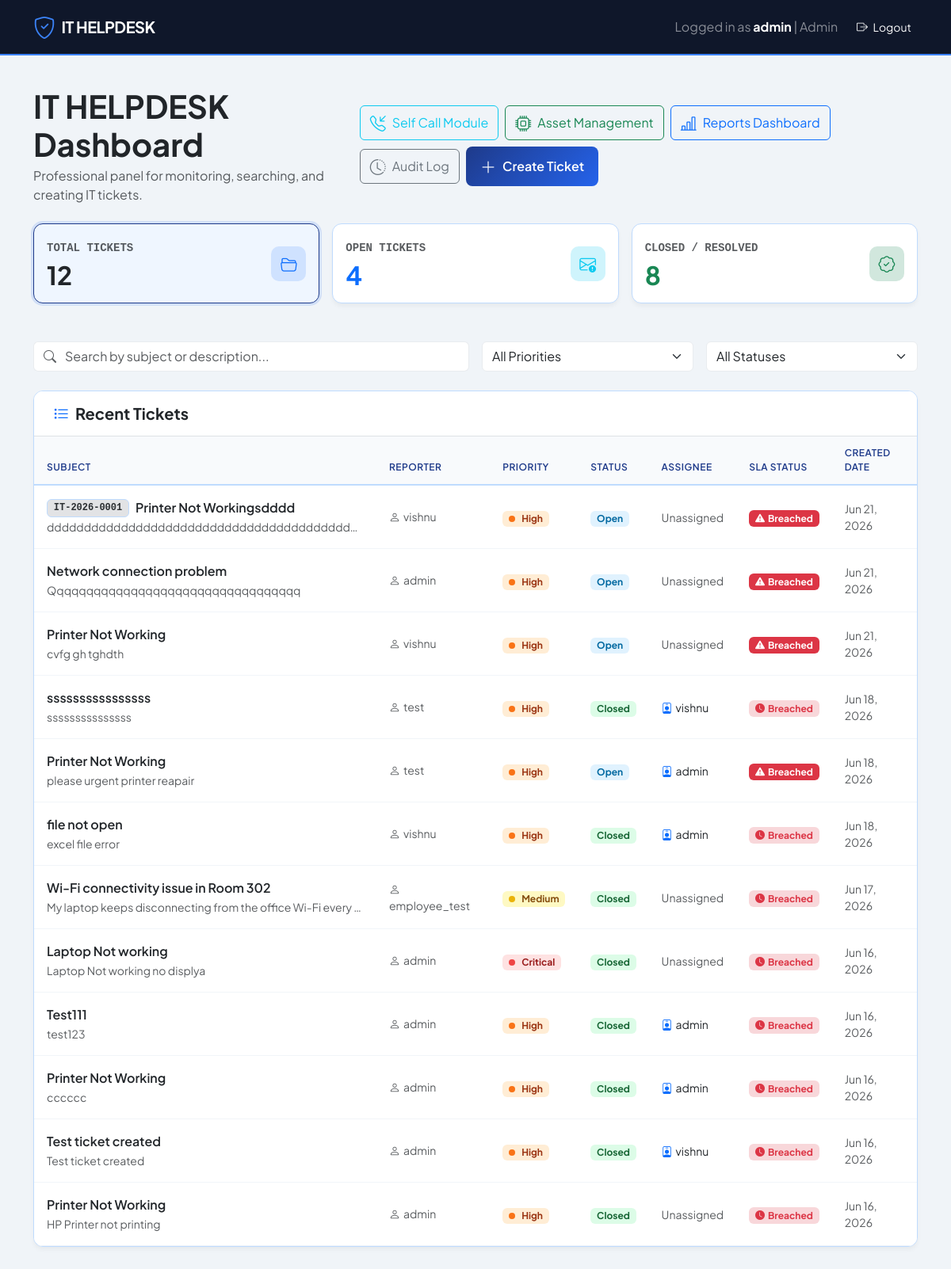
The app's page / (signed in) with its own data.
### tickets/models.py (models this page shows, shortened)
class Ticket(models.Model):
    ticket_number = models.CharField(max_length=20, unique=True, null=True, blank=True)
    subject = models.CharField(max_length=200)
    description = models.TextField()
    CATEGORY_CHOICES = [
        ('Hardware', 'Hardware'),
        ('Software', 'Software'),
        ('Network', 'Network'),
        ('Printer', 'Printer'),
        ('Email', 'Email'),
        ('SAP MM', 'SAP MM'),
        ('SAP PP', 'SAP PP'),
        ('SAP FI', 'SAP FI'),
        ('SAP SD', 'SAP SD'),
        ('Access Request', 'Access Request'),
    ]
    category = models.CharField(max_length=20, choices=CATEGORY_CHOICES, default='Software')
    PRIORITY_CHOICES = [
        ('Low', 'Low'),
        ('Medium', 'Medium'),
        ('High', 'High'),
        ('Critical', 'Critical'),
    ]
    priority = models.CharField(max_length=20, choices=PRIORITY_CHOICES)
    STATUS_CHOICES = [
        ('Open', 'Open'),
        ('In Progress', 'In Progress'),
        ('Resolved', 'Resolved'),
        ('Closed', 'Closed'),
    ]
    status = models.CharField(max_length=20, choices=STATUS_CHOICES, default='Open')
    created_at = models.DateTimeField(auto_now_add=True)
    resolved_at = models.DateTimeField(null=True, blank=True)
    created_by = models.ForeignKey(User, on_delete=models.CASCADE, related_name='created_tickets', null=True, blank=True)
    assigned_to = models.ForeignKey(User, on_delete=models.SET_NULL, related_name='assigned_tickets', null=True, blank=True)
    @property
    def sla_duration(self):
        if self.priority == 'Critical':
            return datetime.timedelta(hours=4)
        elif self.priority == 'High':
            return datetime.timedelta(hours=8)
        elif self.priority == 'Medium':
            return datetime.timedelta(hours=24)
        else:  # Low
            return datetime.timedelta(hours=48)
    @property
    def sla_deadline(self):
        if not self.created_at:
            return None
        return self.created_at + self.sla_duration
    @property
    def is_sla_breached(self):
        deadline = self.sla_deadline
        if not deadline:
            return False
        end_time = self.resolved_at if self.status in ['Resolved', 'Closed'] else timezone.now()
        if end_time is None:
            end_time = timezone.now()
        return end_time > deadline

### tickets/views.py (the view)
# urls.py: 2. Add a URL to urlpatterns:  path('', views.home, name='home')
@login_required
def home(request):
    can_manage = user_can_manage_tickets(request.user)
    if can_manage:
        tickets = Ticket.objects.all().order_by('-created_at')
    else:
        tickets = Ticket.objects.filter(created_by=request.user).order_by('-created_at')
    context = {
        'tickets': tickets,
        'total_tickets': tickets.count(),
        'open_tickets': tickets.filter(status='Open').count(),
        'in_progress_tickets': tickets.filter(status='In Progress').count(),
        'closed_tickets': tickets.filter(status__in=['Closed', 'Resolved']).count(),
        'user_role': get_user_role(request.user),
        'can_create_ticket': user_is_admin(request.user) or not can_manage,
    }
    return render(request, 'tickets/home.html', context)

### tickets/templates/tickets/home.html (shortened to what this page needs)
<!DOCTYPE html>
<html lang="en">
<head>
    <link href="https://cdn.jsdelivr.net/npm/bootstrap@5.3.3/dist/css/bootstrap.min.css" rel="stylesheet">
    <link href="https://cdn.jsdelivr.net/npm/bootstrap-icons@1.11.3/font/bootstrap-icons.min.css" rel="stylesheet">
</head>
<body>
    <nav class="navbar navbar-expand-lg navbar-dark sticky-top">
        <div class="container">
            <a class="navbar-brand d-flex align-items-center gap-2" href="/">
                <i class="bi bi-shield-check fs-3"></i>
                <span>IT HELPDESK</span>
            </a>
            <div class="collapse navbar-collapse justify-content-end" id="navbarNav">
                <div class="d-flex align-items-center mt-3 mt-lg-0 gap-3">
                    {% if request.user.is_authenticated %}
                        <span class="text-white-50">Logged in as <strong class="text-white">{{ request.user.username }}</strong> | {{ user_role.label }}</span>
                        <form action="{% url 'logout' %}" method="post" class="m-0">
                            <button type="submit" class="btn btn-outline-light btn-sm border-0"><i class="bi bi-box-arrow-right me-1"></i> Logout</button>
                        </form>
                    {% else %}
                        <a href="{% url 'login' %}" class="btn btn-outline-light btn-sm"><i class="bi bi-box-arrow-in-right me-1"></i> Login</a>
                    {% endif %}
                </div>
            </div>
        </div>
    </nav>
    <div class="container main-container">
        <div class="d-flex flex-column flex-md-row justify-content-between align-items-start align-items-md-center gap-3 mb-4">
            <div>
                <h1 class="fw-bold tracking-tight mb-1 text-dark">IT HELPDESK Dashboard</h1>
                <p class="text-muted mb-0">Professional panel for monitoring, searching, and creating IT tickets.</p>
            </div>
            <div class="d-flex align-items-center gap-2 flex-wrap">
                {% if user_role == 'ADMIN' or user_role == 'IT_SUPPORT' %}
                    <a href="{% url 'self_call_dashboard' %}" class="btn btn-outline-info d-flex align-items-center gap-2 font-medium">
                        <i class="bi bi-telephone-inbound fs-5"></i>
                        <span>Self Call Module</span>
                    </a>
                    <a href="{% url 'assets_dashboard' %}" class="btn btn-outline-success d-flex align-items-center gap-2 font-medium">
                        <i class="bi bi-cpu fs-5"></i>
                        <span>Asset Management</span>
                    </a>
                    <a href="{% url 'reports_dashboard' %}" class="btn btn-outline-primary d-flex align-items-center gap-2 font-medium">
                        <i class="bi bi-bar-chart-line fs-5"></i>
                        <span>Reports Dashboard</span>
                    </a>
                    <a href="{% url 'audit_log' %}" class="btn btn-outline-secondary d-flex align-items-center gap-2 font-medium">
                        <i class="bi bi-clock-history fs-5"></i>
                        <span>Audit Log</span>
                    </a>
                {% elif request.user.is_authenticated %}
                    <a href="{% url 'my_assets' %}" class="btn btn-outline-success d-flex align-items-center gap-2 font-medium">
                        <i class="bi bi-laptop fs-5"></i>
                        <span>My Assigned Assets</span>
                    </a>
                {% endif %}
                {% if can_create_ticket %}
                    <a href="{% url 'create_ticket' %}" class="text-decoration-none">
                        <button class="btn btn-gradient d-flex align-items-center gap-2">
                            <i class="bi bi-plus-lg fs-5"></i>
                            <span>Create Ticket</span>
                        </button>
                    </a>
                {% endif %}
            </div>
        </div>
        <div class="row g-3 mb-5">
            <div class="col-12 col-sm-4">
                <div class="card stat-card h-100 p-3" id="btn-stat-all" onclick="filterByStatus('all')">
                    <div class="d-flex align-items-center justify-content-between">
                        <div>
                            <span class="text-uppercase font-monospace text-muted small fw-semibold">Total Tickets</span>
                            <h2 class="fw-bold mt-1 mb-0 text-dark">{{ total_tickets }}</h2>
                        </div>
                        <div class="stat-icon bg-primary-subtle text-primary">
                            <i class="bi bi-folder2-open"></i>
                        </div>
                    </div>
                </div>
            </div>
            <div class="col-12 col-sm-4">
                <div class="card stat-card h-100 p-3" id="btn-stat-open" onclick="filterByStatus('Open')">
                    <div class="d-flex align-items-center justify-content-between">
                        <div>
                            <span class="text-uppercase font-monospace text-muted small fw-semibold">Open Tickets</span>
                            <h2 class="fw-bold mt-1 mb-0 text-primary">{{ open_tickets }}</h2>
                        </div>
                        <div class="stat-icon bg-info-subtle text-info">
                            <i class="bi bi-envelope-exclamation"></i>
                        </div>
                    </div>
                </div>
            </div>
            <div class="col-12 col-sm-4">
                <div class="card stat-card h-100 p-3" id="btn-stat-closed" onclick="filterByStatus('Closed')">
                    <div class="d-flex align-items-center justify-content-between">
                        <div>
                            <span class="text-uppercase font-monospace text-muted small fw-semibold">Closed / Resolved</span>
                            <h2 class="fw-bold mt-1 mb-0 text-success">{{ closed_tickets }}</h2>
                        </div>
                        <div class="stat-icon bg-success-subtle text-success">
                            <i class="bi bi-patch-check"></i>
                        </div>
                    </div>
                </div>
            </div>
        </div>
        <div class="row g-3 mb-4">
            <div class="col-12 col-md-6">
                <div class="input-group">
                    <span class="input-group-text bg-white border-end-0 text-muted border-light-subtle"><i class="bi bi-search"></i></span>
                    <input type="text" id="ticketSearch" class="form-control border-start-0 ps-0 border-light-subtle" placeholder="Search by subject or description..." oninput="applyFilters()">
                </div>
            </div>
            <div class="col-6 col-md-3">
                <select id="priorityFilter" class="form-select border-light-subtle" onchange="applyFilters()">
                    <option value="all">All Priorities</option>
                </select>
            </div>
            <div class="col-6 col-md-3">
                <select id="statusFilter" class="form-select border-light-subtle" onchange="syncStatusFilterToCards()">
                    <option value="all">All Statuses</option>
                </select>
            </div>
        </div>
        <div class="card table-card">
            <div class="card-header bg-white border-bottom py-3 px-4 d-flex align-items-center justify-content-between">
                <h5 class="fw-bold mb-0 text-dark d-flex align-items-center gap-2">
                    <i class="bi bi-list-task text-primary"></i>
                    Recent Tickets
                </h5>
            </div>
            <div class="table-responsive">
                <table class="table mb-0 align-middle">
                    <thead>
                        <tr>
                            <th>Subject</th>
                            <th>Reporter</th>
                            <th>Priority</th>
                            <th>Status</th>
                            <th>Assignee</th>
                            <th>SLA Status</th>
                            <th>Created Date</th>
                        </tr>
                    </thead>
                    <tbody id="ticketsTableBody">
                        {% for ticket in tickets %}
                        <tr class="ticket-item"
                            onclick="window.location.href='{% url 'ticket_detail' ticket.id %}'"
                            data-subject="{{ ticket.subject|lower }}"
                            data-description="{{ ticket.description|lower }}"
                            data-priority="{{ ticket.priority }}"
                            data-status="{% if ticket.status == 'Resolved' %}Closed{% else %}{{ ticket.status }}{% endif %}">
                            <td>
                                <div class="d-flex align-items-center gap-2">
                                    {% if ticket.ticket_number %}
                                        <span class="badge bg-secondary-subtle text-secondary-emphasis font-monospace small" style="font-size: 0.75rem; border: 1px solid var(--blue-border);">{{ ticket.ticket_number }}</span>
                                    {% endif %}
                                    <a href="{% url 'ticket_detail' ticket.id %}" class="fw-semibold text-dark text-decoration-none">{{ ticket.subject }}</a>
                                </div>
                                <div class="text-muted small text-truncate d-none d-md-block" style="max-width: 400px; margin-top: 2px;">
                                    {{ ticket.description }}
                                </div>
                            </td>
                            <td class="text-muted small">
                                <i class="bi bi-person me-1"></i>{{ ticket.created_by.username|default:"System" }}
                            </td>
                            <td>
                                <span class="badge badge-priority-{{ ticket.priority|lower }} px-2.5 py-1">
                                    <span class="priority-indicator priority-{{ ticket.priority|lower }}"></span>
                                    {{ ticket.priority }}
                                </span>
                            </td>
                            <td>
                                <span class="badge badge-status-{{ ticket.status|lower|cut:' ' }} px-2.5 py-1">
                                    {{ ticket.status }}
                                </span>
                            </td>
                            <td>
                                {% if ticket.assigned_to %}
                                    <span class="text-dark small"><i class="bi bi-person-badge text-primary me-1"></i>{{ ticket.assigned_to.username }}</span>
                                {% else %}
                                    <span class="text-muted small italic">Unassigned</span>
                                {% endif %}
                            </td>
                            <td>
                                {% if ticket.status == 'Resolved' or ticket.status == 'Closed' %}
                                    {% if ticket.is_sla_breached %}
                                        <span class="badge bg-danger-subtle text-danger"><i class="bi bi-clock-fill me-1"></i>Breached</span>
                                    {% else %}
                                        <span class="badge bg-success-subtle text-success"><i class="bi bi-clock-fill me-1"></i>Met</span>
                                    {% endif %}
                                {% else %}
                                    {% if ticket.is_sla_breached %}
                                        <span class="badge bg-danger text-white"><i class="bi bi-exclamation-triangle-fill me-1"></i>Breached</span>
                                    {% endif %}
                                {% endif %}
                            </td>
                            <td class="text-muted small">
                                {{ ticket.created_at|date:"M d, Y" }}
                            </td>
                        </tr>
                        {% endfor %}
                    </tbody>
                </table>
            </div>
        </div>
    </div>
</body>
</html>

### records on screen
Ticket: ticket_number "IT-2026-0001", subject "Printer Not Workingsdddd", description "ddddddddddddddddddddddddddddddddddddddddd…", created_by.username "vishnu", priority "High", status "Open", shows "Unassigned", shows "Breached", created_at "Jun 21, 2026"
Ticket: subject "Network connection problem", description "Qqqqqqqqqqqqqqqqqqqqqqqqqqqqqqqqqq", created_by.username "admin", priority "High", status "Open", shows "Unassigned", shows "Breached", created_at "Jun 21, 2026"
Ticket: subject "Printer Not Working", description "cvfg gh tghdth", created_by.username "vishnu", priority "High", status "Open", shows "Unassigned", shows "Breached", created_at "Jun 21, 2026"
Ticket: subject "ssssssssssssssss", description "sssssssssssssss", created_by.username "test", priority "High", status "Closed", assigned_to.username "vishnu", shows "Breached", created_at "Jun 18, 2026"
Ticket: subject "Printer Not Working", description "please urgent printer reapair", created_by.username "test", priority "High", status "Open", assigned_to.username "admin", shows "Breached", created_at "Jun 18, 2026"
Ticket: subject "file not open", description "excel file error", created_by.username "vishnu", priority "High", status "Closed", assigned_to.username "admin", shows "Breached", created_at "Jun 18, 2026"
Ticket: subject "Wi-Fi connectivity issue in Room 302", description "My laptop keeps disconnecting from the office Wi-Fi every…", created_by.username "employee_test", priority "Medium", status "Closed", shows "Unassigned", shows "Breached", created_at "Jun 17, 2026"
Ticket: subject "Laptop Not working", description "Laptop Not working no displya", created_by.username "admin", priority "Critical", status "Closed", shows "Unassigned", shows "Breached", created_at "Jun 16, 2026"
Ticket: subject "Test111", description "test123", created_by.username "admin", priority "High", status "Closed", assigned_to.username "admin", shows "Breached", created_at "Jun 16, 2026"
Ticket: subject "Printer Not Working", description "cccccc", created_by.username "admin", priority "High", status "Closed", assigned_to.username "admin", shows "Breached", created_at "Jun 16, 2026"
Ticket: subject "Test ticket created", description "Test ticket created", created_by.username "admin", priority "High", status "Closed", assigned_to.username "vishnu", shows "Breached", created_at "Jun 16, 2026"
Ticket: subject "Printer Not Working", description "HP Printer not printing", created_by.username "admin", priority "High", status "Closed", shows "Unassigned", shows "Breached", created_at "Jun 16, 2026"

### other values on screen
{{ request.user.username }} "admin"
{{ user_role.label }} "Admin"
{{ total_tickets }} "12"
{{ open_tickets }} "4"
{{ closed_tickets }} "8"
